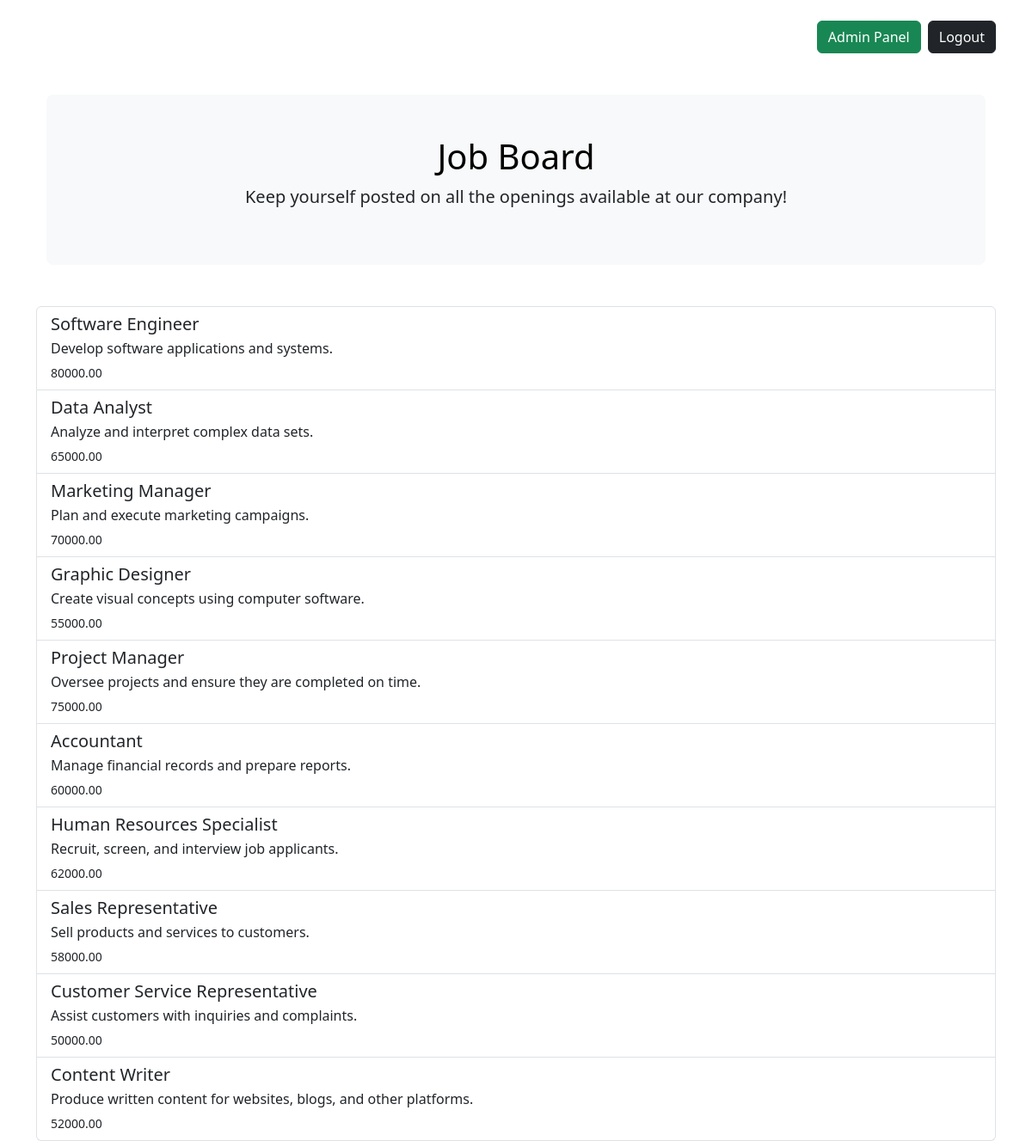
/jobs (signed in), run on the app's committed database.
### Main/models.py (models this page shows, shortened)
class Job(models.Model):
    name = models.CharField(max_length=1024, null=False, blank=False)
    description = models.TextField()
    wages = models.DecimalField(decimal_places=2, max_digits=16)
    created_at = models.DateTimeField(auto_now_add=True)
    class Meta:
        verbose_name = "Job"
        verbose_name_plural = "Jobs"

### Main/views.py (the view)
# urls.py: path("jobs", view_jobs, name="view_jobs"),
@login_required
def view_jobs(request: HttpRequest):
    all_jobs = Job.objects.all()
    is_admin = request.user.is_superuser
    return render(request, "jobs.html", {"jobs": all_jobs, "is_admin": is_admin})

### Main/templates/jobs.html
{% extends "partials/shared.html" %}
{% block main %}
<div>
  <div class="container my-5">
    <div class="p-5 text-center bg-body-tertiary rounded-3">
      <h1 class="text-body-emphasis">Job Board</h1>
      <p class="lead">
        Keep yourself posted on all the openings available at our company!
      </p>
    </div>
  </div>
    <div class="list-group">
        {% for job in jobs %}
        <a href="{% url 'job_details' job.pk %}" class="list-group-item list-group-item-action" aria-current="true">
          <div class="d-flex w-100 justify-content-between">
            <h5 class="mb-1">{{job.name}}</h5>
          </div>
          <p class="mb-1">{{ job.description|truncatewords:10 }}</p>
          <small>{{job.wages}}</small>
        </a>
        {% empty %}
        <p class="lead">Sorry, there are no jobs available at this time.</p>
        {% endfor %}
      </div>
</div>
{% endblock %}

### Main/templates/partials/shared.html (shortened to what this page needs)
{% load static %}
<!DOCTYPE html>
<html lang="en">
{% include "partials/head.html" %}
<body>
    <div class="Main container mt-4">
        <div class="d-grid gap-2 d-md-flex justify-content-md-end">
            {% if is_admin %}
            <a class="btn btn-success" role="button" href="/admin">Admin Panel</a>
            {% endif %}
            <button class="btn btn-dark" type="button" onclick="logout()">Logout</button>
        </div>
        {% block main %}
        {% endblock %}
    </div>
</body>
</html>

### Main/templates/partials/head.html (shortened to what this page needs)
{% load static %}
<head>
    <link rel="stylesheet" href="{% static 'css/bootstrap.min.css' %}">
</head>

### data on the page
Job: name "Software Engineer", description "Develop software applications and systems.", wages "80000.00"
Job: name "Data Analyst", description "Analyze and interpret complex data sets.", wages "65000.00"
Job: name "Marketing Manager", description "Plan and execute marketing campaigns.", wages "70000.00"
Job: name "Graphic Designer", description "Create visual concepts using computer software.", wages "55000.00"
Job: name "Project Manager", description "Oversee projects and ensure they are completed on time.", wages "75000.00"
Job: name "Accountant", description "Manage financial records and prepare reports.", wages "60000.00"
Job: name "Human Resources Specialist", description "Recruit, screen, and interview job applicants.", wages "62000.00"
Job: name "Sales Representative", description "Sell products and services to customers.", wages "58000.00"
Job: name "Customer Service Representative", description "Assist customers with inquiries and complaints.", wages "50000.00"
Job: name "Content Writer", description "Produce written content for websites, blogs, and other platforms.", wages "52000.00"
